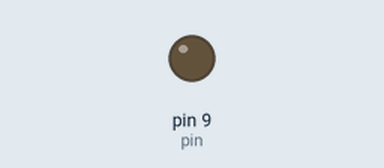
A sketch run on a simulated Arduino Uno, built with avr-gcc and run on an emulated ATmega328P. Parts: output pins drawn as LEDs (lit = HIGH).

Above: at 0.05 s.
At 2.55 s:
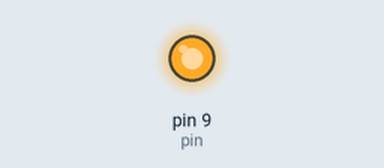
Timing chart, 0 to 5.9 s (numbered marks = the images above):
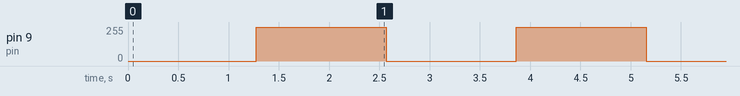

The sketch:

LED_DIMMER.ino
```cpp
int pin=9;
void setup() {
  pinMode(pin,OUTPUT);
}

void loop() {
  for(int i=0;i<=255;i++)
   {
      analogWrite(pin,i);
      delay(5);
    }
  delay(10);
   for(int i=255;i>=0;i--)
   {
    analogWrite(pin,i);
    delay(5);
   }
 delay(10);

}
```

Measured:
- by itself, pin 9 (pin): repeats every 2.6 s: 0/255 1.3 s, 255/255 1.3 s
